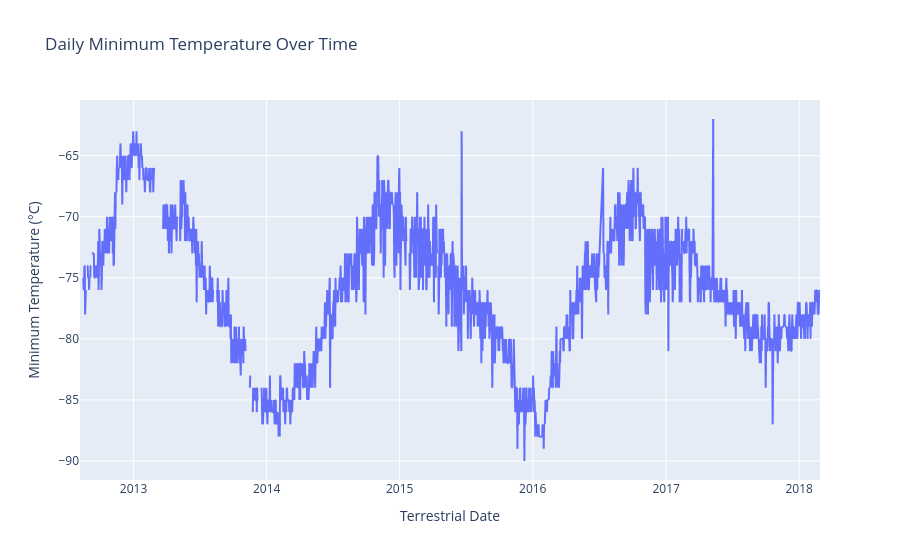

The notebook cell saved with this chart:
### Markdown cell above
**5.** Plot a line chart the daily minimum temp.

<div style="border: 3px solid #b67ae5; background-color: #f9f1ff; padding: 15px; border-radius: 8px; color: #222; display: flex; align-items: center;">
<span style="font-size: 10pt;">
<strong>Note: </strong>You do not need to modify the dataframe or group any data! Just use the original data.
</span>
</div>

### Code cell
# Line chart the daily minimum temp
fig_daily_min_temp_line = px.line(df.sort_values('terrestrial_date'),
                                  x='terrestrial_date',
                                  y='min_temp',
                                  title='Daily Minimum Temperature Over Time',
                                  labels={'terrestrial_date': 'Terrestrial Date', 'min_temp': 'Minimum Temperature (°C)'})
fig_daily_min_temp_line.update_layout(xaxis_title_text='Terrestrial Date', yaxis_title_text='Minimum Temperature (°C)')
fig_daily_min_temp_line.write_html('daily_min_temp_line_chart.html')
fig_daily_min_temp_line.show()
print("\n5. Line chart of daily minimum temperature generated and saved as 'daily_min_temp_line_chart.html'.")

### Figure 1 — Plotly figure (JSON) as saved in the notebook; plotly's stock layout.template omitted (floating-point values rounded to 4 significant figures; data arrays with more than 128 entries replaced by an {"elided": "..."} marker saying what was removed)
{"data": [{"hovertemplate": "Terrestrial Date=%{x}<br>Minimum Temperature (°C)=%{y}<extra></extra>", "legendgroup": "", "line": {"color": "#636efa", "dash": "solid"}, "marker": {"symbol": "circle"}, "mode": "lines", "name": "", "showlegend": false, "type": "scattergl", "x": {"elided": "1894 str values"}, "xaxis": "x", "y": {"elided": "1894 int values"}, "yaxis": "y"}], "layout": {"autosize": true, "legend": {"tracegroupgap": 0}, "title": {"text": "Daily Minimum Temperature Over Time"}, "xaxis": {"anchor": "y", "autorange": true, "domain": [0, 1], "range": ["2012-08-07", "2018-02-27"], "title": {"text": "Terrestrial Date"}, "type": "date"}, "yaxis": {"anchor": "x", "autorange": true, "domain": [0, 1], "range": [-91.56, -60.44], "title": {"text": "Minimum Temperature (°C)"}, "type": "linear"}}}
